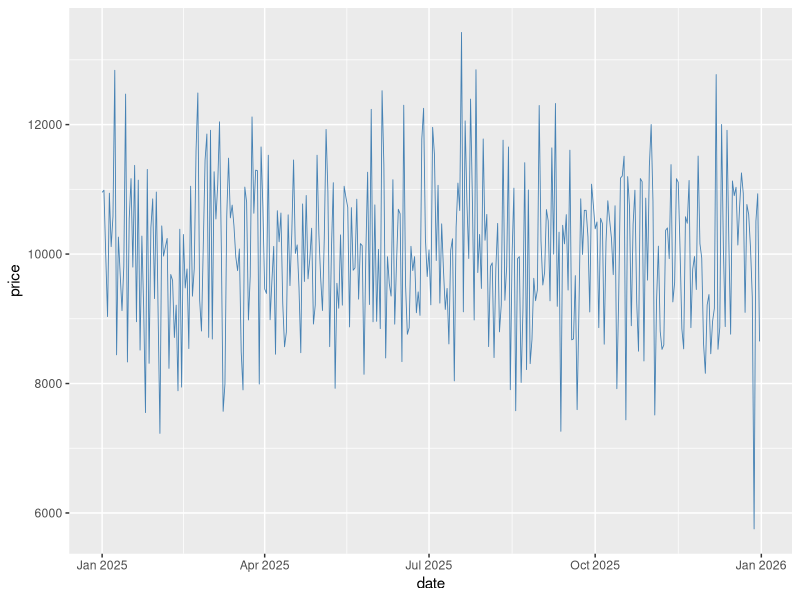

Here is the R script that generated this plot:
## ---- chunk 1
#| fig-width: 8       # inches
#| fig-height: 5
#| out-width: "90%"   # scales in the page
#| fig-align: center
#| echo: false        # hide code if this is the Answers page

set.seed(2025)

library(tidyverse)

date_2025 <- c()

for (month in 1:12){
  if (month %in% c(1, 3, 5, 7, 8, 10, 12)){
    for (day in 1:31){
      temp <- replicate(n = 3, expr = paste("2025", month, day, 
                                            sep = "-")
                        )
      date_2025 <- c(date_2025, temp)
    }
  }
  else if (month %in% c(4, 6, 9, 11)){
    for (day in 1:30){
      temp <- replicate(n = 3, expr = paste("2025", month, day, 
                                            sep = "-")
                        )
      date_2025 <- c(date_2025, temp)
    }    
  }
  else{
    for (day in 1:28){
      temp <- replicate(n = 3, expr = paste("2025", "2", day, 
                                            sep = "-")
                        )
      date_2025 <- c(date_2025, temp)
    }        
  }
}

date_2025 <- as.Date(date_2025)

housing_price_2025 <- rnorm(n = 1095, mean = 10000, sd = 2000)

housing_2025 <- data.frame(date = date_2025,
                           price = housing_price_2025
                           )

ggplot(housing_2025, aes(x = date, y = price)) + 
    geom_line(stat = "summary", 
              fun = "mean", 
              linewidth = 0.3, 
              color = "steelblue"
              )
